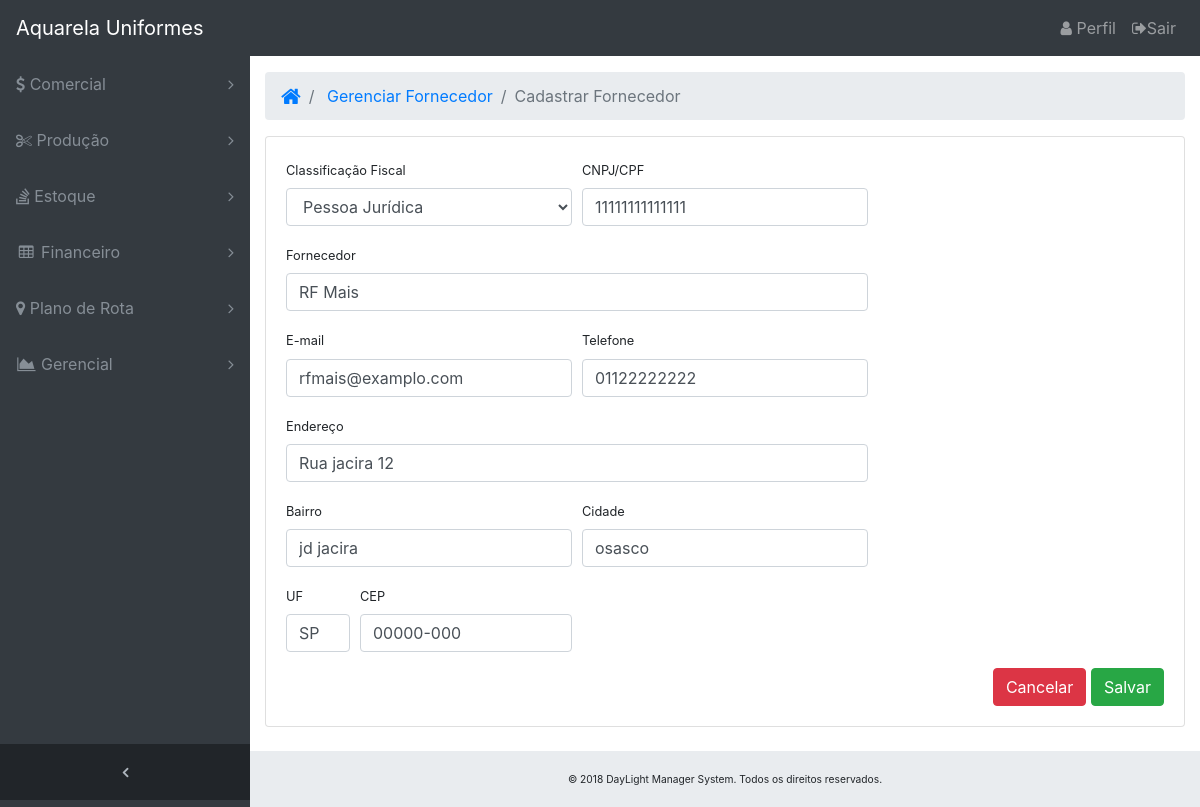
Page /comercial/cadastrarfornecedor/1/ on the earlier database version.
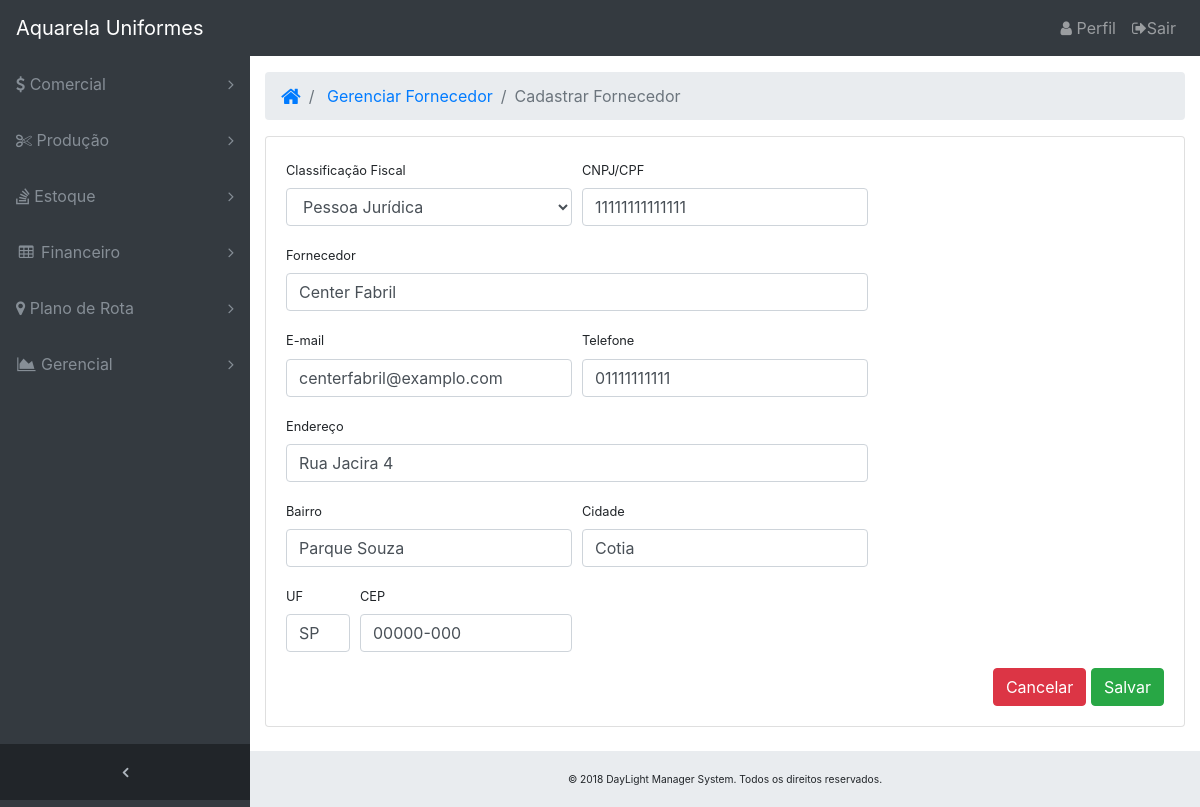
Same page on the later database version.
### core/models/fornecedor.py (models this page shows)
class Fornecedor(models.Model):
    class_fiscal = models.CharField('Classificação fiscal', choices=FISCAL_CHOICES, max_length=2, null=False, blank=False)
    fornecedorname = models.CharField('Fornecedor', max_length=200, null=False, blank=False)
    email = models.EmailField('E-mail', max_length=100, unique=True, null=False, blank=False)
    numero_fiscal = models.CharField('CNPJ/CPF', max_length=14, unique=True, null=False, blank=False)
    endereco = models.CharField('Endereço', max_length=200)
    bairro = models.CharField('Bairro', max_length=200)
    cidade = models.CharField('Cidade', max_length=200)
    cep = models.CharField('CEP', max_length=9)
    uf = models.CharField('UF', max_length=2)
    telefone = models.CharField('Telefone', max_length=11)
    class Meta:
        db_table = 'Fornecedor'

### core/views/atualizar.py (the view)
# urls.py: path('comercial/cadastrarfornecedor/<id>/', views.update_fornecedor, name='update_fornecedor'),
def update_fornecedor(request, id):
    update_fornecedor = Fornecedor.objects.get(id=id)
    form = FornecedorForm(request.POST or None, instance=update_fornecedor)
    if form.is_valid():
        form.save()
        return redirect('list_fornecedor')
    return render(request, 'comercial/cadastrarfornecedor.html', { 'form' : form, 'update_fornecedor':update_fornecedor })

### core/forms/fornecedorform.py
class FornecedorForm(forms.ModelForm):
    class Meta:
        model = Fornecedor
        fields = '__all__'
        widgets = {
            'fornecedorname': forms.TextInput(attrs={'class':'form-control'}),
            'email': forms.EmailInput(attrs={'class':'form-control'}),
            'numero_fiscal': forms.TextInput(attrs={'class':'form-control', 'pattern':'\d{14}', 'title':'Somente numeros'}),
            'endereco': forms.TextInput(attrs={'class':'form-control'}),
            'bairro': forms.TextInput(attrs={'class':'form-control'}),
            'cidade': forms.TextInput(attrs={'class':'form-control'}),
            'cep': forms.TextInput(attrs={'class':'form-control', 'pattern':'\d{5}-\d{3}', 'title':'CEP formato 00000-000'}),
            'uf': forms.TextInput(attrs={'class':'form-control'}),
            'telefone': forms.TextInput(attrs={'class':'form-control', 'pattern':'\d{11}', 'title':'FONE formato ddd + numero'}),
            'class_fiscal': forms.Select(attrs={'class':'form-control'}),
            }

### core/templates/comercial/cadastrarfornecedor.html (shortened to what this page needs)
{% extends 'base.html' %}
{% load static %}
{% block main %}
<ol class="breadcrumb">
    <li class="breadcrumb-item">
        <a href="/">
            <i class="fa fa-home fa-lg"></i>
        </a>
    </li>
    <li class="breadcrumb-item">
        <a href="/comercial/gerenciarfornecedor">Gerenciar Fornecedor</a>
    </li>
    <li class="breadcrumb-item active">Cadastrar Fornecedor</li>
</ol>
<div class="row">
    <div class="col-sm-12">
        <div class="card">
            <div class="card-body">
                <div class="row">
                    <div class="col-lg-12">
                        <form method="POST" autofocus>
                            <div class="form-row">
                                <div class="col-4">
                                    <div class="form-group">
                                        <label class="small">Classificação Fiscal</label>
                                        {{ form.class_fiscal }}
                                    </div>
                                </div>
                                <div class="col-4">
                                    <div class="form-group">
                                        <label class="small">CNPJ/CPF</label>
                                        {{ form.numero_fiscal}}
                                    </div>
                                </div>
                            </div>
                            <div class="form-row">
                                <div class="col-8">
                                    <div class="form-group">
                                        <label class="small">Fornecedor</label>
                                        {{ form.fornecedorname }}
                                    </div>
                                </div>
                            </div>
                            <div class="form-row">
                                <div class="col-4">
                                    <div class="form-group">
                                        <label class="small">E-mail</label>
                                        {{ form.email }}
                                    </div>
                                </div>
                                <div class="col-4">
                                    <div class="form-group">
                                        <label class="small">Telefone</label>
                                        {{ form.telefone }}
                                    </div>
                                </div>
                            </div>
                            <div class="form-row">
                                <div class="col-8">
                                    <div class="form-group">
                                        <label class="small">Endereço</label>
                                        {{ form.endereco }}
                                    </div>
                                </div>
                            </div>
                            <div class="form-row">
                                <div class="col-4">
                                    <div class="form-group">
                                        <label class="small">Bairro</label>
                                        {{ form.bairro }}
                                    </div>
                                </div>
                                <div class="col-4">
                                    <div class="form-group">
                                        <label class="small">Cidade</label>
                                        {{ form.cidade }}
                                    </div>
                                </div>
                            </div>
                            <div class="form-row">
                                <div class="col-1">
                                    <div class="form-group">
                                        <label class="small">UF</label>
                                        {{ form.uf }}
                                    </div>
                                </div>
                                <div class="col-3">
                                    <div class="form-group">
                                        <label class="small">CEP</label>
                                        {{ form.cep }}
                                    </div>
                                </div>
                            </div>
                            <div class="pull-right">
                                <a href="/comercial/gerenciarfornecedor"><input type="button" class="btn btn-danger btn-md" value="Cancelar"></a>
                                <a href="{% url 'create_fornecedor' %}"><input type="submit" class="btn btn-success btn-md" value="Salvar"></a>
                            </div>
                        </form>
                    </div>
                </div>
            </div>
        </div>
    </div>
</div>
<br />
{% endblock %}

### core/templates/base.html (shortened to what this page needs)
{% load static %}
<!DOCTYPE html>
<html lang="pt-br">
<head>
  <link href="{% static 'css/bootstrap.min.css' %}" rel="stylesheet">
  <link href="{% static 'css/zabuto_calendar.css' %}" rel="stylesheet">
  <link href="{% static 'css/sb-admin.css' %}" rel="stylesheet">
  <link href="{% static 'font-awesome/css/font-awesome.css' %}" rel="stylesheet">
  <link href="{% static 'css/custom_daylight.css' %}" rel="stylesheet">
</head>
<body class="fixed-nav sticky-footer bg-dark" id="page-top">
  <header class="navbar navbar-expand-lg navbar-dark bg-dark fixed-top" id="mainNav">
    <a class="navbar-brand" id="nome_empresa">Aquarela Uniformes</a>
    <nav class="collapse navbar-collapse" id="navbarResponsive">
      <ul class="navbar-nav sidenav-toggler">
        <li class="nav-item">
          <a class="nav-link text-center" id="sidenavToggler">
            <i class="fa fa-fw fa-angle-left"></i>
          </a>
        </li>
      </ul>
      <ul class="navbar-nav navbar-sidenav" id="menu">
        <li class="nav-item" data-toggle="tooltip" data-placement="right" title="Comercial">
          <a class="nav-link nav-link-collapse collapsed" id="comercial" data-toggle="collapse" href="#itemcomercial">
            <i class="fa far fa-dollar"></i>
            <span class="nav-link-text">Comercial</span>
          </a>
        </li>
        <li class="nav-item" data-toggle="tooltip" data-placement="right" title="Produção">
          <a class="nav-link nav-link-collapse collapsed" id="producao" data-toggle="collapse" href="#itemproducao">
            <i class="fa fas fa-cut"></i>
            <span class="nav-link-text">Produção</span>
          </a>
        </li>
        <li class="nav-item" data-toggle="tooltip" data-placement="right" title="Estoque">
          <a class="nav-link nav-link-collapse collapsed" id="estoque" data-toggle="collapse" href="#itemestoque">
            <i class="fa fab fa-stack-overflow"></i>
            <span class="nav-link-text">Estoque</span>
          </a>
        </li>
        <li class="nav-item" data-toggle="tooltip" data-placement="right" title="Financeiro">
          <a class="nav-link nav-link-collapse collapsed" id="financeiro" data-toggle="collapse" href="#itemfinanceiro">
            <i class="fa fa-fw fa-table"></i>
            <span class="nav-link-text">Financeiro</span>
          </a>
        </li>
        <li class="nav-item" data-toggle="tooltip" data-placement="right" title="Plano de Rota">
          <a class="nav-link nav-link-collapse collapsed" id="planorota" data-toggle="collapse" href="#itemplanorota">
            <i class="fa fas fa-map-marker"></i>
            <span class="nav-link-text">Plano de Rota</span>
          </a>
        </li>
        <li class="nav-item" data-toggle="tooltip" data-placement="right" title="Gerencial">
          <a class="nav-link nav-link-collapse collapsed" id="gerencial" data-toggle="collapse" href="#itemgerencial">
            <i class="fa fa-fw fa-area-chart"></i>
            <span class="nav-link-text">Gerencial</span>
          </a>
        </li>
      </ul>
      <ul class="navbar-nav ml-auto">
        <li class="nav-item">
          <a class="nav-link" data-toggle="modal" href="#">
            <i class="fa fa-fw fa-user"></i>Perfil</a>
        </li>
        <li class="nav-item">
            <a class="nav-link" data-toggle="modal" data-target="#outModal">
              <i class="fa fa-sign-out"></i>Sair</a>
          </li>
      </ul>
    </nav>
  </header>
  <main class="content-wrapper">
    <div class="container-fluid">
     {% block main %}
    {% endblock %}
    </div>
  </main>
  <footer class="sticky-footer">
    <div class="container">
      <div class="text-center small">
        <small>&copy; 2018 DayLight Manager System. Todos os direitos reservados.</small>
      </div>
    </div>
  </footer>
</body>
</html>

### core/static/css/sb-admin.css (style rules this page uses)
html { position: relative; min-height: 100%; }
body { overflow-x: hidden; }
body.sticky-footer { margin-bottom: 56px; }
body.sticky-footer .content-wrapper { min-height: calc(100vh - 56px - 56px); }
body.fixed-nav { padding-top: 56px; }
.content-wrapper { min-height: calc(100vh - 56px); padding-top: 1rem; }
#mainNav .navbar-collapse { overflow: auto; max-height: 75vh; }
#mainNav .navbar-collapse .navbar-nav .nav-item .nav-link { cursor: pointer; }
#mainNav .navbar-collapse .navbar-sidenav .nav-link-collapse:after { float: right; content: '\f107'; font-family: 'FontAwesome'; }
#mainNav .navbar-collapse .navbar-sidenav .nav-link-collapse.collapsed:after { content: '\f105'; }
#mainNav .navbar-collapse .sidenav-toggler { display: none; }
@media (min-width: 992px) { #mainNav .navbar-brand { width: 250px; } }
@media (min-width: 992px) { #mainNav .navbar-collapse { overflow: visible; max-height: none; } }
@media (min-width: 992px) { #mainNav .navbar-collapse .navbar-sidenav { position: absolute; top: 0; left: 0; -webkit-flex-direction: column; -ms-flex-direction: column; flex-direction: column; margin-top: 56px; } }
@media (min-width: 992px) { #mainNav .navbar-collapse .navbar-sidenav > .nav-item { width: 250px; padding: 0; } }
@media (min-width: 992px) { #mainNav .navbar-collapse .navbar-sidenav > .nav-item > .nav-link { padding: 1em; } }
#mainNav.fixed-top .sidenav-toggler { display: none; }
@media (min-width: 992px) { #mainNav.fixed-top .navbar-sidenav { height: calc(100vh - 112px); } }
@media (min-width: 992px) { #mainNav.fixed-top .sidenav-toggler { position: absolute; top: 0; left: 0; display: flex; -webkit-flex-direction: column; -ms-flex-direction: column; flex-direction: column; margin-top: calc(100vh - 56px); } }
@media (min-width: 992px) { #mainNav.fixed-top .sidenav-toggler > .nav-item { width: 250px; padding: 0; } }
@media (min-width: 992px) { #mainNav.fixed-top .sidenav-toggler > .nav-item > .nav-link { padding: 1em; } }
#mainNav.fixed-top.navbar-dark .sidenav-toggler { background-color: #212529; }
#mainNav.fixed-top.navbar-dark .sidenav-toggler a i { color: #adb5bd; }
.content-wrapper { overflow-x: hidden; background: white; }
@media (min-width: 992px) { .content-wrapper { margin-left: 250px; } }
#sidenavToggler i { font-weight: 800; }
@media (min-width: 992px) { #mainNav.navbar-dark .navbar-collapse .navbar-sidenav { background: #343a40; } }
footer.sticky-footer { position: absolute; right: 0; bottom: 0; width: 100%; height: 56px; background-color: #e9ecef; line-height: 55px; }
@media (min-width: 992px) { footer.sticky-footer { width: calc(100% - 250px); } }

### core/static/css/custom_daylight.css (style rules this page uses)
#mainNav.navbar-dark .navbar-collapse .navbar-sidenav .nav-link-collapse:after { color: #868e96; }
#mainNav.navbar-dark .navbar-collapse .navbar-sidenav > .nav-item > .nav-link { color: #868e96; }
#nome_empresa { color: white; }

Differences in the rows shown:
changed Fornecedor "Pessoa Jurídica": fornecedorname "RF Mais" → "Center Fabril"; email "rfmais@examplo.com" → "centerfabril@examplo.com"; telefone "01122222222" → "01111111111"; endereco "Rua jacira 12" → "Rua Jacira 4"; bairro "jd jacira" → "Parque Souza"; cidade "osasco" → "Cotia"
